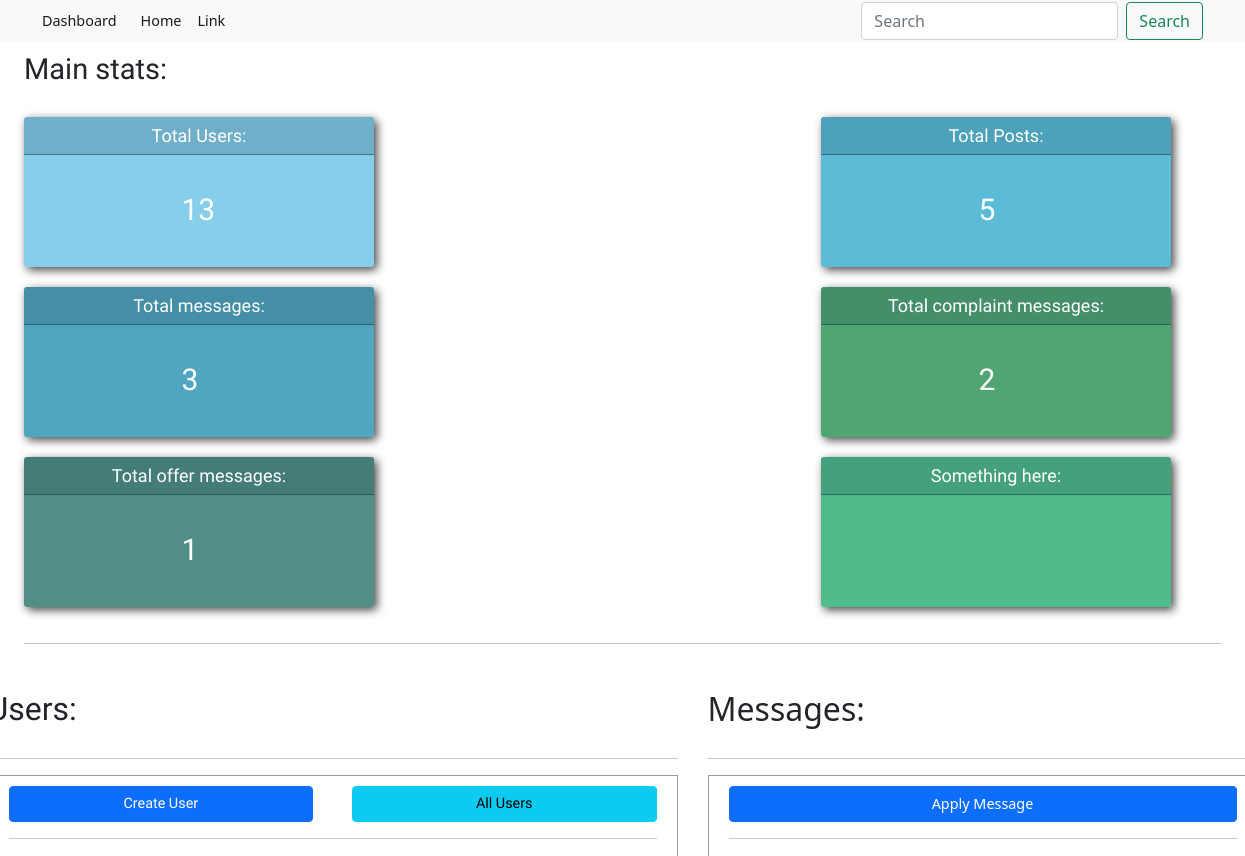
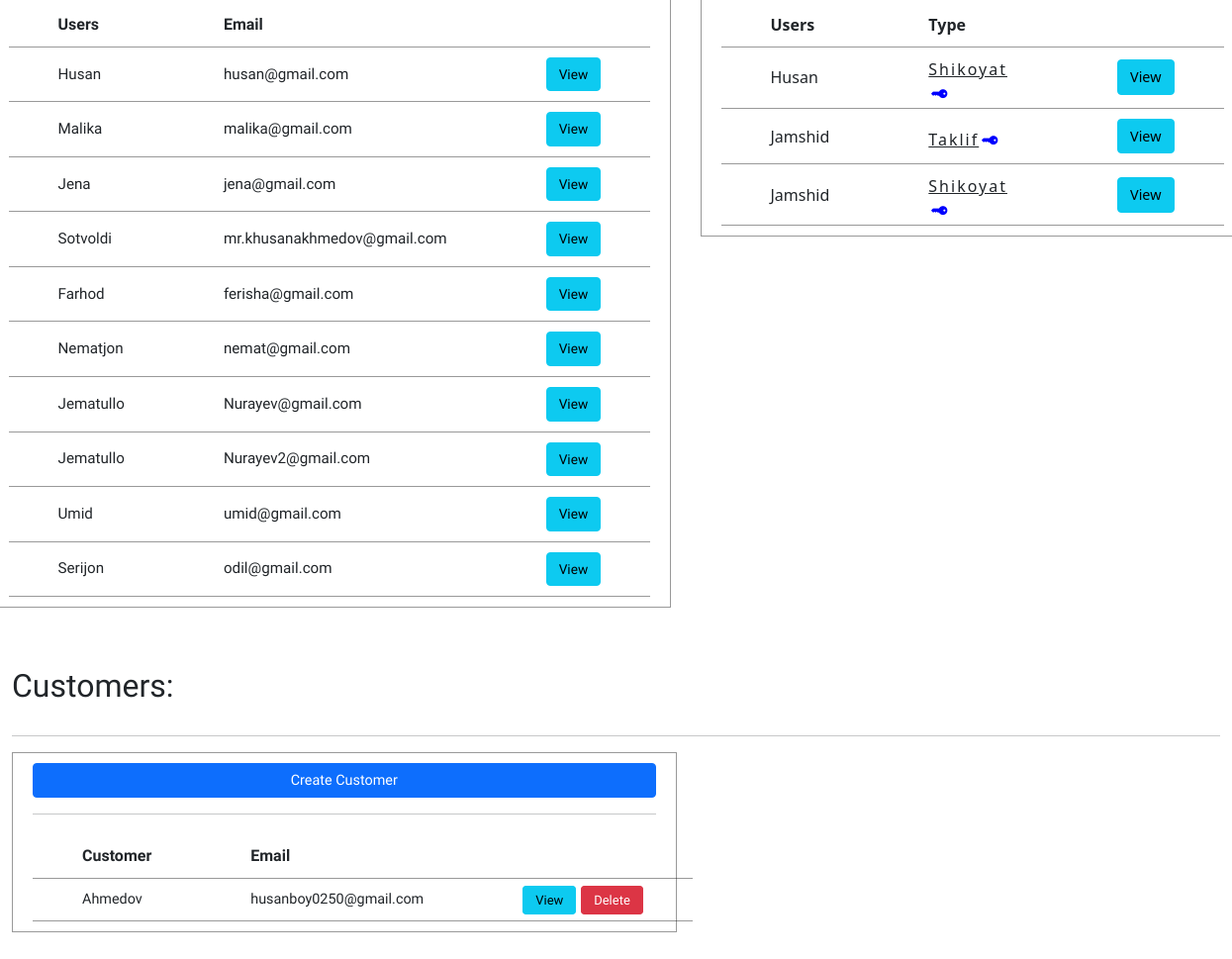
/dashboard/, run on the app's committed database (2 pictures, top to bottom).
### apps/portfolio/models.py (models this page shows, shortened)
class User(AbstractUser):
    is_organiser = models.BooleanField(default=False)
    is_agent = models.BooleanField(default=False)
    username = None
    email = models.EmailField(unique=True)
    USERNAME_FIELD = 'email'
    REQUIRED_FIELDS = []

class Contact(models.Model):
    class Meta:
        verbose_name = "Contact"
        verbose_name_plural = "Contact Us"
    TAKLIF = "TK"
    SHIKOYAT = "SK"
    CONTACT_CHOICES = [
        (TAKLIF, "Taklif"),
        (SHIKOYAT, "Shikoyat")
    ]
    your_name = models.CharField(max_length=100)
    email = models.EmailField()
    message = models.TextField(max_length=600)
    category = models.ForeignKey(Contact_category, null=True, default=None, on_delete=models.CASCADE, related_name="category_contact")
    contact_choices = models.CharField(max_length=2, choices=CONTACT_CHOICES, default=TAKLIF)

class Contact_category(models.Model):
    class Meta:
        verbose_name = "Contact Category"
        verbose_name_plural = "Category Contact"
    name = models.CharField(max_length=70)
    def __str__(self):
        return self.name

### apps/dashboard/views.py (the view)
# urls.py: path("", views.dashboard, name='dashboard_home'),
def dashboard(request):
    users = Users.objects.count()
    posts = Post.objects.count()
    contact = Contact.objects.count()
    contact_objects = Contact.objects.all()
    all_users = Users.objects.all().order_by('id')[:10]
    complaints = Contact.objects.filter(category__name='Shikoyat').count()
    offers = Contact.objects.filter(category__name='Taklif').count()
    context = {
        "users": users,
        "posts": posts,
        "contact": contact,
        "all_users": all_users,
        "contact_objects": contact_objects,
        "complaints": complaints,
        "offers": offers
    }
    return render(request, 'dashboard/pages/dashboard.html', context)

### templates/dashboard/pages/dashboard.html (shortened to what this page needs)
{% extends 'dashboard/pages/base.html' %}
{% load static %}
{% block content %}
<link rel="stylesheet" href="https://cdnjs.cloudflare.com/ajax/libs/font-awesome/6.1.2/css/all.min.css" />
<link rel="stylesheet" href="{% static 'css/dashboard.css' %}">
<div class="container">
    <div class="heading">
        <h1>Main stats:</h1>
    </div>
    <div class="main-stats">
        <div class="stats">
            <p>Total Users:</p>
            <h1>{{ users }}</h1>
        </div>
        <div class="stats">
            <p>Total Posts:</p>
            <h1>{{ posts }}</h1>
        </div>
        <div class="stats">
            <p>Total messages:</p>
            <h1>{{ contact }}</h1>
        </div>
        <div class="stats">
            <p>Total complaint messages:</p>
            <h1>{{ complaints }}</h1>
        </div>
        <div class="stats">
            <p>Total offer messages:</p>
            <h1>{{ offers }}</h1>
        </div>
        <div class="stats">
            <p>Something here:</p>
        </div>
    </div>
    <hr>
</div>
<section class="first_line">
    <section class="users">
        <h2>Users:</h2>
        <hr>
        <div class="users_section">
            <div class="users_link">
                <a class="btn btn-primary" href="{% url 'dashboard:create_user' %}">Create User</a>
                <a class="btn btn-info" href="{% url 'dashboard:create_user' %}">All Users</a>
            </div>
            <table>
                <tr class="bordered">
                    <th>Users</th>
                    <th>Email</th>
                    <th></th>
                    <hr>
                </tr>
                {% for all in all_users %}
                <tr>
                    <td>{{ all.first_name }}</td>
                    <td>{{ all.email }}</td>
                    <td><a class="btn btn-info" href="#">View</a></td>
                </tr>
                {% endfor %}
            </table>
        </div>
    </section>
    <section class="messages">
        <h2>Messages:</h2>
        <hr>
        <div class="messages_section">
            <a class="btn btn-primary" href="#">Apply Message</a>
            <table>
                <tr class="bordered">
                    <th>Users</th>
                    <th>Type</th>
                    <th></th>
                    <hr>
                </tr>
                {% for y in contact_objects %}
                <tr class="contact_objects">
                    <td>{{ y.your_name }}</td>
                    <td class="category_contact">{{ y.category }}<i class="fa-solid fa-key"></i></td>
                    <td><a class="btn btn-info" href="#">View</a></td>
                </tr>
                {% endfor %}
            </table>
        </div>
    </section>
</section>
<section class="customers">
    <h2>Customers:</h2>
    <hr>
    <div class="customers_section">
        <a class="btn btn-primary" href="#">Create Customer</a>
        <table>
            <tr class="bordered">
                <th>Customer</th>
                <th>Email</th>
                <th></th>
                <hr>
            </tr>
            <tr>
                <td>Ahmedov</td>
                <td>husanboy0250@gmail.com</td>
                <td><a style="display: inline; margin-right: 5px;" class="btn btn-info" href="#">View</a><a style="display: inline;" class="btn btn-danger" href="#">Delete</a></td>
            </tr>
        </table>
    </div>
</section>
{% endblock content %}

### static/css/dashboard.css (style rules this page uses)
* { margin: 0; padding: 0; box-sizing: border-box !important; }
.container { max-width: 1400px !important; margin-left: auto !important; margin-right: auto !important; }
.heading h1 { font-size: 29px; font-family: "Mulish", sans-serif; margin-top: 10px; }
.main-stats { font-family: 'Mulish', sans-serif; display: flex; justify-content: space-between; align-items: center; flex-wrap: wrap; margin-top: 30px; }
.stats { position: relative; width: 350px; height: 150px; background-color: skyblue; box-shadow: 3px 3px 10px #444; cursor: pointer; transition: 500ms all ease; border-radius: 3px; margin-right: 50px; margin-bottom: 20px; }
.stats h1 { left: 45%; top: 50%; color: white; font-size: 30px; position: absolute; }
.stats p { text-align: center; font-size: 18px; color: #fff; background-color: rgba(23, 56, 65, 0.2); padding: 5px 2px; border-top-left-radius: 3px; border-top-right-radius: 3px; border-bottom: 1px solid rgba(23, 56, 65, 0.5); }
.stats:nth-child(2) { background-color: rgba(92, 188, 214) !important; }
.stats:nth-child(3) { background-color: rgba(7, 129, 163, 0.7) !important; }
.stats:nth-child(4) { background-color: rgba(7, 129, 56, 0.7) !important; }
.stats:nth-child(5) { background-color: rgba(7, 95, 83, 0.7) !important; }
.stats:nth-child(6) { background-color: rgba(7, 160, 90, 0.7) !important; }
.users { font-family: 'Mulish', sans-serif; margin-top: 30px !important; margin-bottom: 30px !important; }
.users td, a { font-size: 95% !important; }
.users_section { width: 690px; height: auto; border: 1px solid #999; padding: 10px 20px; }
.users h2 { margin-bottom: 30px !important; }
.users_link a { display: inline-block; text-align: center; width: 47% !important; }
.users_link { display: flex; justify-content: space-between; }
.users table { margin-top: 20px; }
.users table th, td { border-bottom: 1px solid rgba(1, 1, 1, 0.4); padding: 10px 50px; }
.customers { font-family: 'Mulish', sans-serif; margin-top: 30px !important; margin-bottom: 30px !important; }
.customers td, a { font-size: 90% !important; }
.customers_section { width: 55%; height: auto; border: 1px solid #999; padding: 10px 20px; }
.customers h2 { margin-bottom: 30px !important; }
.customers_section a { display: inline-block; text-align: center; width: 100%; }
.customers table { margin-top: 20px; }
.customers table th, td { border-bottom: 1px solid rgba(1, 1, 1, 0.4); padding: 10px 50px; }
.first_line { display: flex; justify-content: center; align-items: flex-start; }
.messages { margin-top: 30px; margin-left: 30px; }
.messages_section { width: 550px; border: 1px solid #999; padding: 10px 20px; }
.messages h2 { margin-bottom: 30px !important; }
.messages_section a { display: inline-block; text-align: center; width: 100%; }
.messages_section table { margin-top: 20px; }
.messages_section table th, td { border-bottom: 1px solid rgba(1, 1, 1, 0.4); padding: 10px 50px; }
.category_contact { text-decoration: underline; letter-spacing: 2px; padding-bottom: 3px; }
.category_contact i { font-size: 13px !important; transform: rotate(45deg); margin-left: 5px; color: blue; transition: 0.5s all ease; }

### data on the page
User: first_name "Husan", email "husan@gmail.com"
User: first_name "Malika", email "malika@gmail.com"
User: first_name "Jena", email "jena@gmail.com"
User: first_name "Sotvoldi", email "mr.khusanakhmedov@gmail.com"
User: first_name "Farhod", email "ferisha@gmail.com"
User: first_name "Nematjon", email "nemat@gmail.com"
User: first_name "Jematullo", email "Nurayev@gmail.com"
User: first_name "Jematullo", email "Nurayev2@gmail.com"
User: first_name "Umid", email "umid@gmail.com"
User: first_name "Serijon", email "odil@gmail.com"
Contact: your_name "Husan", category "Shikoyat"
Contact: your_name "Jamshid", category "Taklif"
Contact: your_name "Jamshid", category "Shikoyat"

### other printed values
{{ users }} "13"
{{ posts }} "5"
{{ contact }} "3"
{{ complaints }} "2"
{{ offers }} "1"
